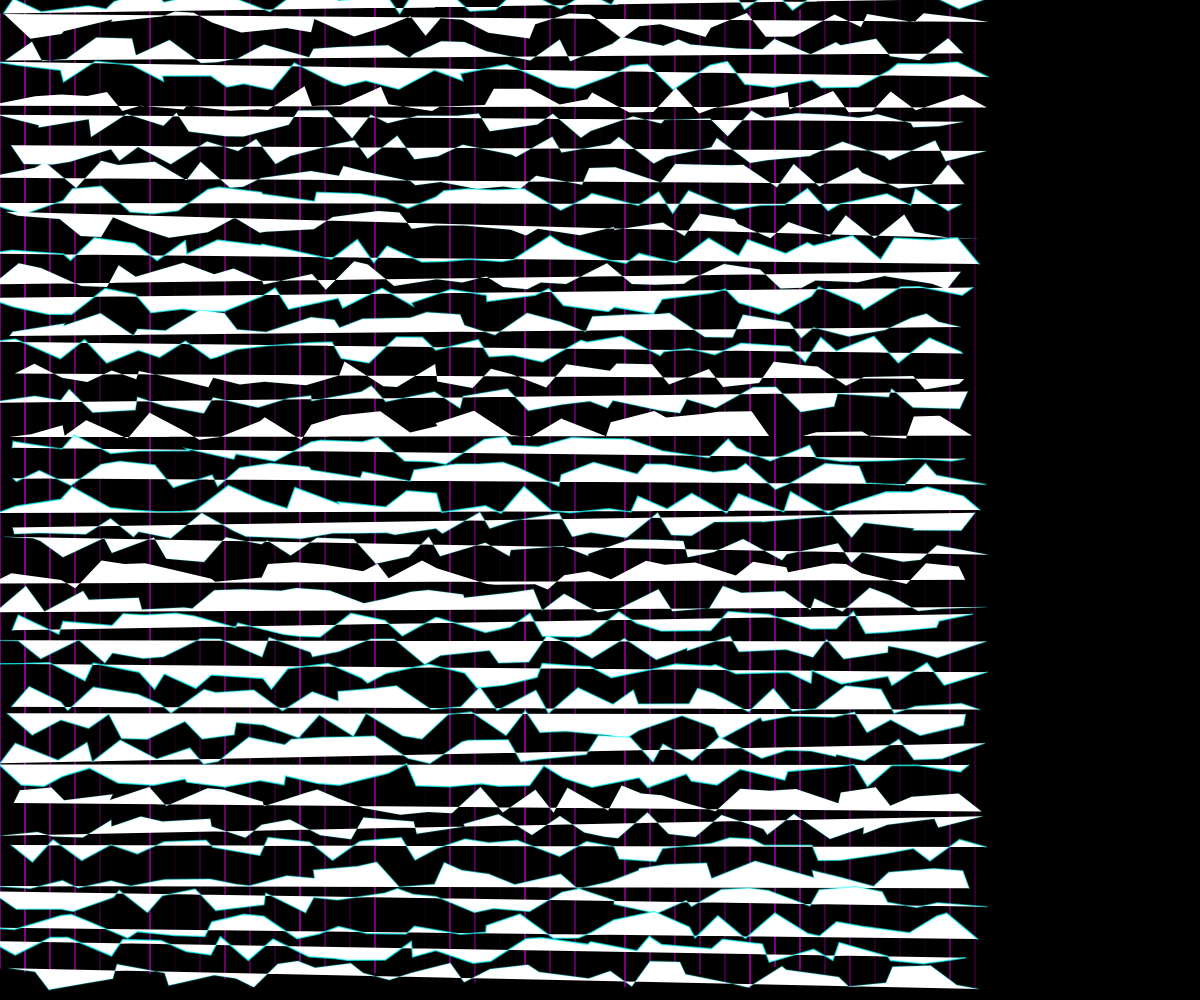
Frame 1 (no input)
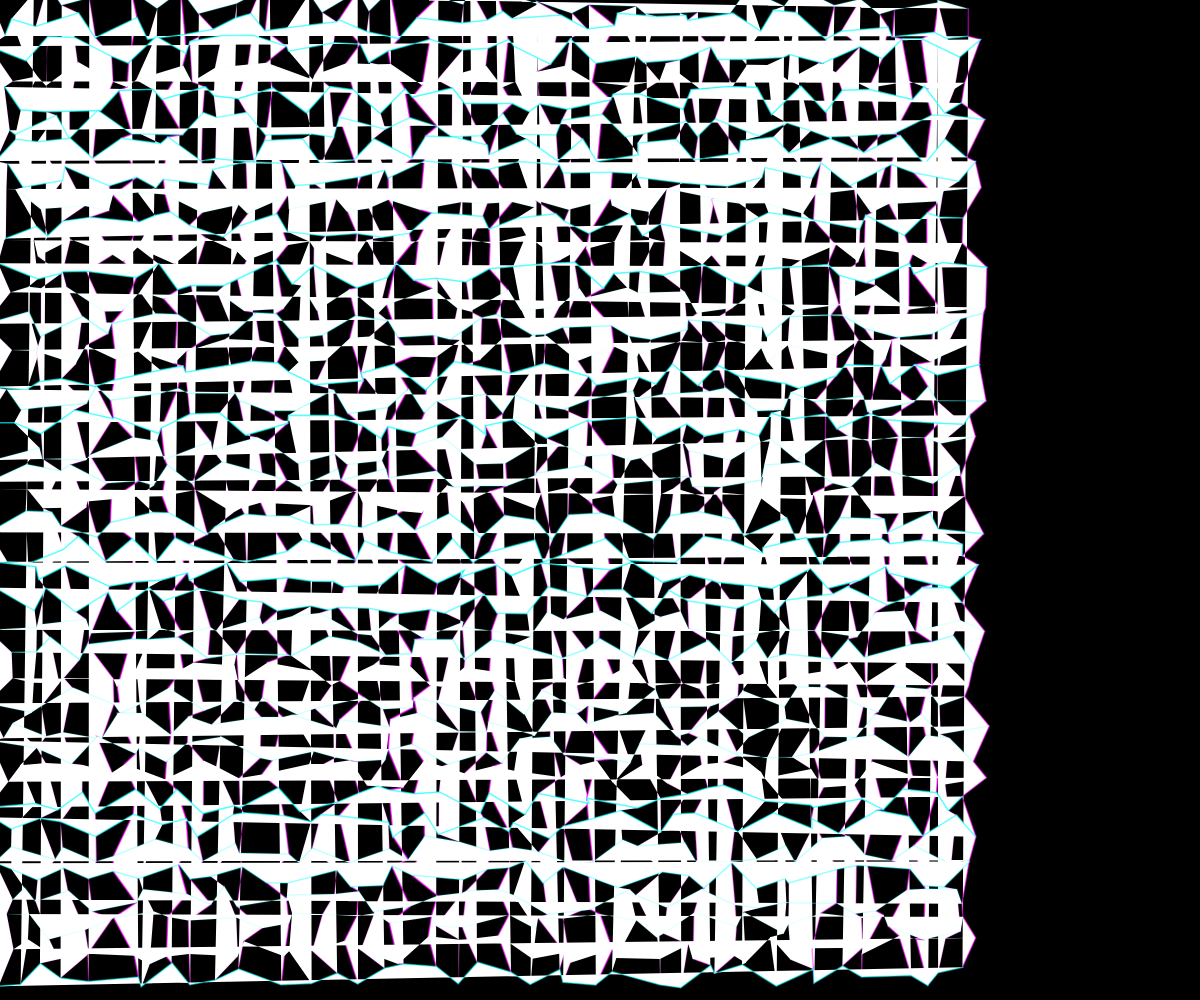
Frame 60 (no input)
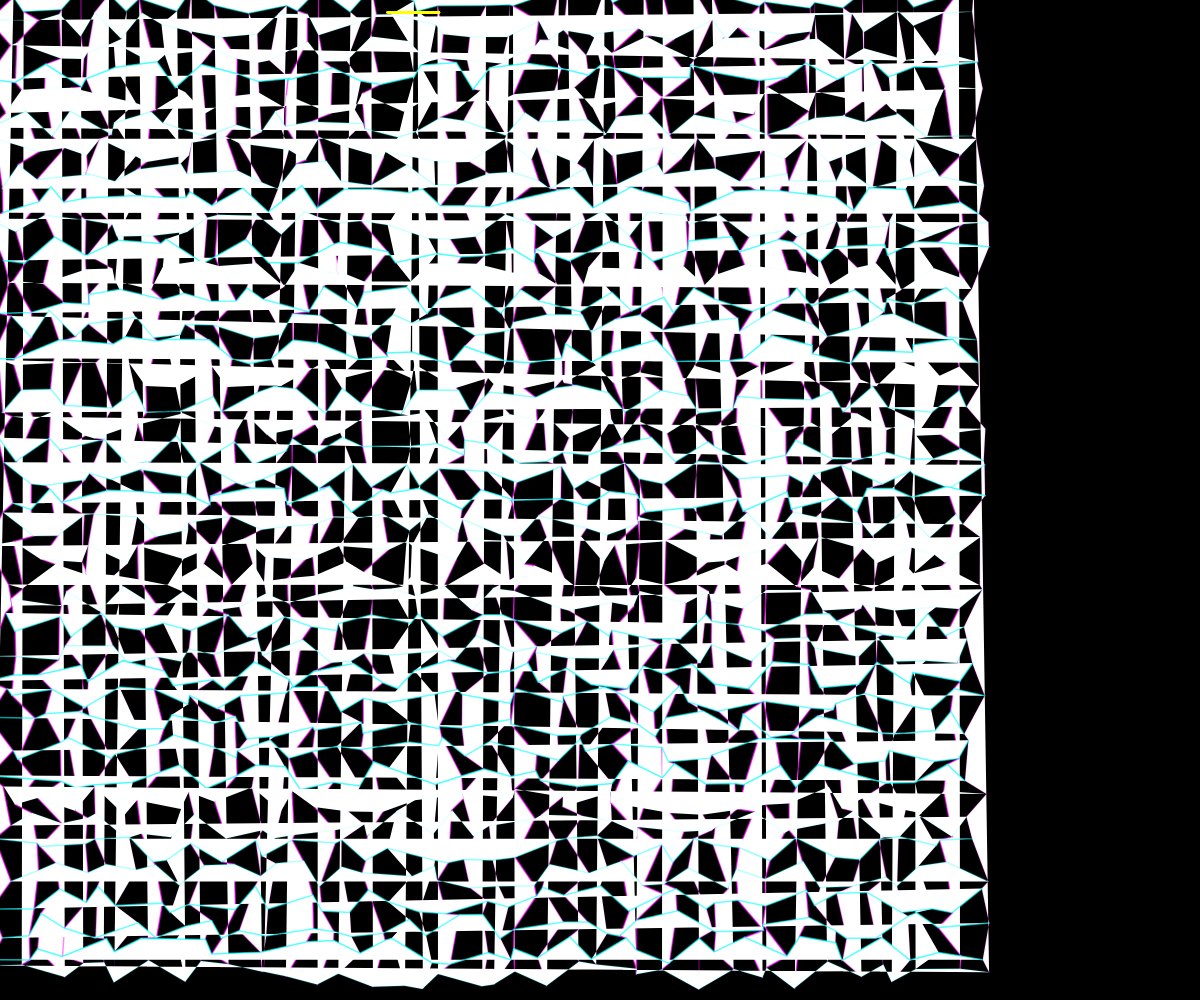
Frame 120 (the mouse pressed at the canvas centre since frame 60)

The p5.js sketch that drew these frames (run headless with seeded random() and noise() and a simulated clock; from frame 60 on, the mouse is pressed at the canvas centre):

// p5.js sketch
// ── sketch.js
let grid = [];
let gridSize = 40;
let cellSize;
let time = 0;
let breakdowns = [];

function setup() {
  createCanvas(windowWidth, windowHeight);
  cellSize = min(width, height) / gridSize;
  
  // Initialize grid points
  for (let i = 0; i < gridSize; i++) {
    grid[i] = [];
    for (let j = 0; j < gridSize; j++) {
      grid[i][j] = {
        x: i * cellSize,
        y: j * cellSize,
        baseY: j * cellSize,
        pulse: random(TWO_PI),
        wavePhase: random(TWO_PI),
        intensity: random(0.7, 1)
      };
    }
  }
}

function draw() {
  background(0);
  time += 0.02;
  
  // Draw connections
  strokeWeight(1.5);
  
  // Draw vertical lines with wave distortion
  for (let i = 0; i < gridSize; i++) {
    beginShape();
    for (let j = 0; j < gridSize; j++) {
      let point = grid[i][j];
      
      // Apply wave distortion to vertical lines
      let wave = sin(time + point.wavePhase) * 15 * point.intensity;
      point.y = point.baseY + wave;
      
      // Apply pulsing effect
      let pulse = sin(time + point.pulse) * 0.5 + 0.5;
      
      // Draw vertical lines with magenta glow
      stroke(255, 0, 255, 180 * pulse);
      vertex(point.x, point.y);
    }
    endShape();
  }
  
  // Draw horizontal lines with wave distortion
  for (let j = 0; j < gridSize; j++) {
    beginShape();
    for (let i = 0; i < gridSize; i++) {
      let point = grid[i][j];
      
      // Apply wave distortion to horizontal lines
      let wave = sin(time + point.wavePhase + PI/2) * 15 * point.intensity;
      point.x = i * cellSize + wave;
      
      // Apply pulsing effect
      let pulse = sin(time + point.pulse) * 0.5 + 0.5;
      
      // Draw horizontal lines with cyan glow
      stroke(0, 255, 255, 180 * pulse);
      vertex(point.x, point.y);
    }
    endShape();
  }
  
  // Update points for pulsing and wave effects
  for (let i = 0; i < gridSize; i++) {
    for (let j = 0; j < gridSize; j++) {
      grid[i][j].pulse += 0.03;
      grid[i][j].wavePhase += 0.02;
    }
  }
  
  // Occasionally trigger breakdowns
  if (frameCount % 120 === 0 && random() > 0.7) {
    let x = floor(random(gridSize));
    let y = 0; // Start from top
    breakdowns.push({
      x: x,
      y: y,
      age: 0,
      maxAge: 60,
      size: random(20, 50)
    });
  }
  
  // Update and draw breakdowns
  for (let i = breakdowns.length - 1; i >= 0; i--) {
    let b = breakdowns[i];
    b.age++;
    
    if (b.age > b.maxAge) {
      breakdowns.splice(i, 1);
      continue;
    }
    
    // Draw fractal bloom
    stroke(255, 255, 0, map(b.age, 0, b.maxAge, 255, 0));
    strokeWeight(map(b.age, 0, b.maxAge, 3, 0.5));
    
    // Draw a simple fractal pattern
    let scale = map(b.age, 0, b.maxAge, 1, 0.2);
    let size = b.size * scale;
    
    push();
    translate(b.x * cellSize + cellSize/2, b.y * cellSize + cellSize/2);
    
    // Simple recursive pattern
    drawFractal(size, 3, 0);
    
    pop();
    
    // Move breakdown downward
    b.y += 1;
  }
}

function drawFractal(size, depth, angle) {
  if (depth <= 0) return;
  
  line(0, 0, size, 0);
  
  push();
  translate(size, 0);
  rotate(angle);
  drawFractal(size * 0.7, depth - 1, angle);
  pop();
  
  push();
  translate(size, 0);
  rotate(-angle);
  drawFractal(size * 0.7, depth - 1, angle);
  pop();
}

function windowResized() {
  resizeCanvas(windowWidth, windowHeight);
  cellSize = min(width, height) / gridSize;
}
